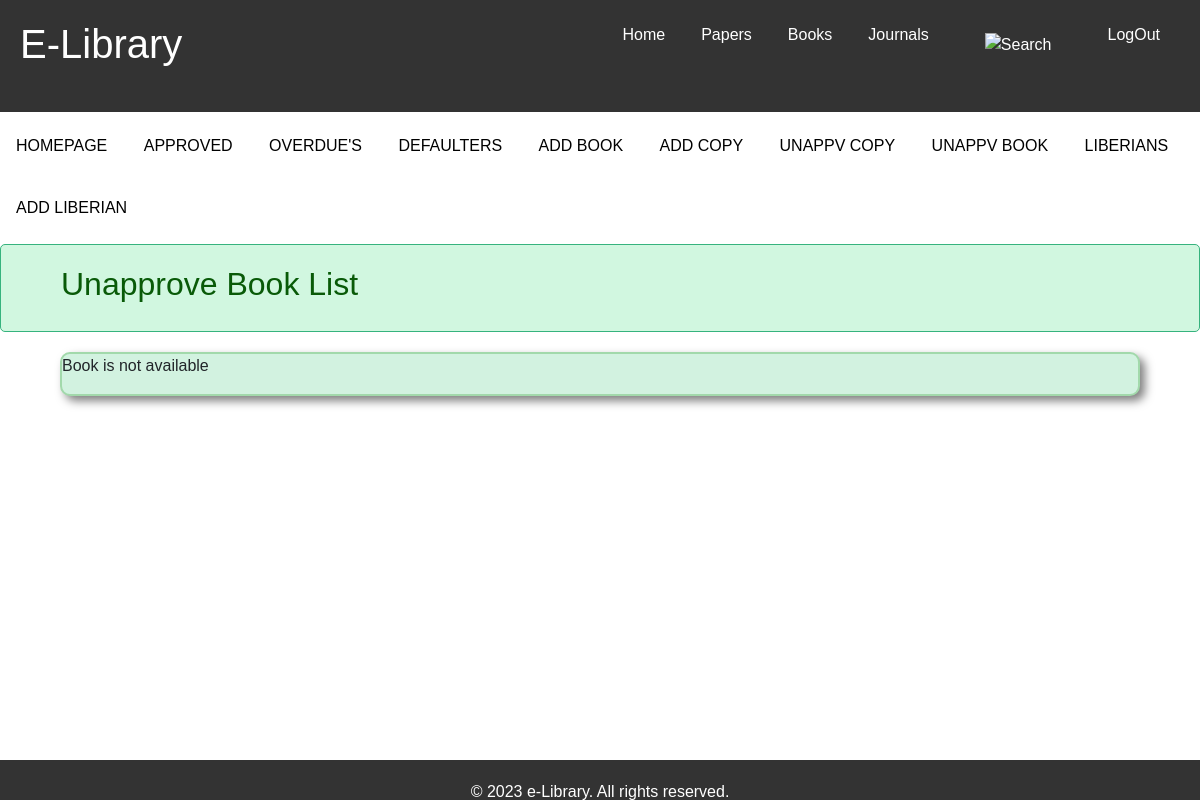
Page /approvebooklist/ (signed in) on the earlier database version.
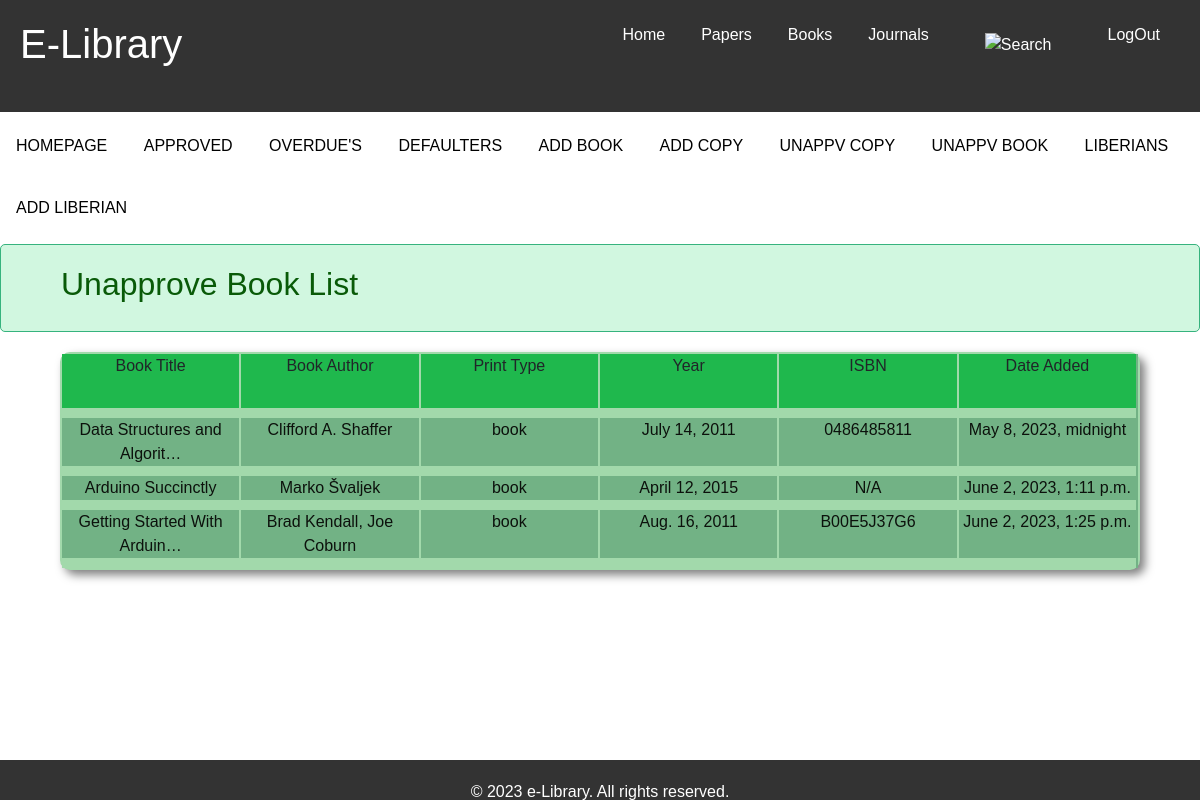
Same page on the later database version.
### libraryhelper/models.py (models this page shows, shortened)
class Book(models.Model):
    booktitle = models.CharField(max_length=100)
    bookimg =  models.ImageField(default='./kraft-notebook-with-elastic-band-2542530__340.jpg',upload_to="elibrary/bookimages")
    authors = models.CharField(blank=True,max_length=200)
    edition = models.CharField(blank=True,max_length=100)
    booktype = models.CharField(blank=True,max_length=20)
    deptclass = models.CharField(blank=True,max_length=100)
    year = models.DateField(blank=True)
    isbn = models.CharField(blank=True,max_length=100)
    aisle = models.CharField(blank=True,max_length=100)
    description = models.TextField()
    approve = models.BooleanField(default=False)
    dateadded = models.DateTimeField(auto_now_add=True)
    pdf_available = models.BooleanField(default=True,null=False)
    pdf_file = models.FileField(blank=True, upload_to='elibrary/pdfs/')
    popular = models.IntegerField(blank=True,null=True)

### libraryhelper/views.py (the view)
# urls.py: path('approvebooklist/', views.approvebooklist, name="approvebooklist"),
@login_required
def approvebooklist(request):
    if request.method == "GET":
        unapplist = Book.objects.filter(approve=False)
        return render(request, 'libraryhelper/approvebooklist.html',{'unapplist':unapplist})

### libraryhelper/templates/libraryhelper/approvebooklist.html (shortened to what this page needs)
{% extends "libraryhelper/bookdetail.html" %}
{% load static %}
{% block customcss %}
<link rel="stylesheet" type="text/css" href="{% static 'CSS/homepage.css' %}">
<link rel="stylesheet" href="{% static 'fontawesome-free-5.15.4-web/css/all.css' %}">
{% endblock %}
{% block slider %}
<nav class="home">
    <ul class="homeul">
        <li class="homeli"><a href="{% url 'home' %}">HOMEPAGE</a></li>
        <li class="homeli"><a href="{% url 'approve' %}">APPROVED</a></li>
        <li class="homeli"><a href="{% url 'overdue' %}">OVERDUE'S</a></li>
        <li class="homeli"><a href="{% url 'defaulters' %}">DEFAULTERS</a></li>
        <li class="homeli"><a href="{% url 'addbook' %}">ADD BOOK</a></li>
        <li class="homeli"><a href="{% url 'addcopy' %}">ADD COPY</a></li>
        <li class="homeli"><a href="{% url 'approvecopylist' %}">UNAPPV COPY</a></li>
        <li class="homeli"><a href="{% url 'approvebooklist' %}">UNAPPV BOOK</a></li>
        <li class="homeli"><a href="{% url 'liberianlist' %}">LIBERIANS</a></li>
        <li class="homeli"><a href="{% url 'addliberian' %}">ADD LIBERIAN</a></li>
    </ul>
</nav>
<div class="alert">
    <h2>Unapprove Book List</h2>
</div>
<section>{% if unapplist.count < 1 %} <p>Book is not available</p> {% endif %}
        {% if unapplist %}
        <div class="top">
            <li>Book Title</li>
            <li>Book Author</li>
            <li>Print Type</li>
            <li>Year</li>
            <li>ISBN</li>
            <li>Date Added</li>
        </div>
        <div class="bodi">
            {% for book in unapplist %}
            <li><a href="{% url 'approvebook' book.id %}">{{book.booktitle|striptags|truncatechars:28}}</a></li>
            <li><a href="{% url 'approvebook' book.id %}">{{book.authors|striptags|truncatechars:28}}</a></li>
            <li><a href="{% url 'approvebook' book.id %}">{{book.booktype}}</a></li>
            <li><a href="{% url 'approvebook' book.id %}">{{book.year}}</a></li>
            <li><a href="{% url 'approvebook' book.id %}">{{book.isbn}}</a></li>
            <li><a href="{% url 'approvebook' book.id %}">{{book.dateadded}}</a></li>
            {% endfor %}
        </div>
        {% endif%}
</section>
{% endblock %}

Differences in the rows shown:
added Book: booktitle "Data Structures and Algorit…", authors "Clifford A. Shaffer", booktype "book", year "July 14, 2011", isbn "0486485811", dateadded "May 8, 2023, midnight"
added Book: booktitle "Arduino Succinctly", authors "Marko Švaljek", booktype "book", year "April 12, 2015", isbn "N/A", dateadded "June 2, 2023, 1:11 p.m."
added Book: booktitle "Getting Started With Arduin…", authors "Brad Kendall, Joe Coburn", booktype "book", year "Aug. 16, 2011", isbn "B00E5J37G6", dateadded "June 2, 2023, 1:25 p.m."
Other differences:
text no longer shown: "Book is not available"
text now shown: "Book Title Book Author Print Type Year ISBN Date Added"
